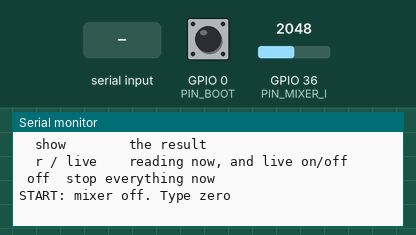
Simulated run of this program. Board: ESP32. Shown: the last lines printed to the serial monitor. Wiring (inferred from the names in the program): PCF8575 port expander at I2C address 0x20. The inputs (shaded band) are chosen by the test bench; at power-on: GPIO 0 (PIN_BOOT) HIGH, GPIO 36 (PIN_MIXER_I) = 2048 (analog values on the 0–4095 scale).

Above: at 1.5 s.
1.6 s: GPIO 0 (PIN_BOOT) pulled LOW for 0.15 s
At 2.9 s:
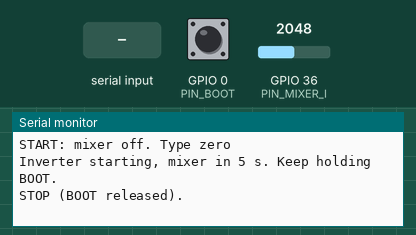
3.2 s: "r 1\n" received over Serial
At 4.1 s:
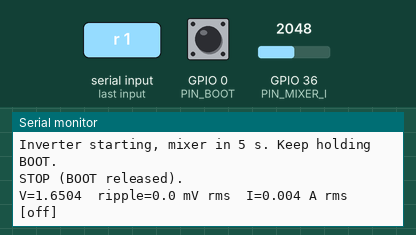
5.1 s: "live 1\n" received over Serial
At 5.36 s:
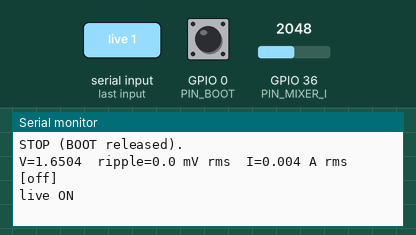
6.6 s: GPIO 0 (PIN_BOOT) pulled LOW for 1 s
At 7.3 s:
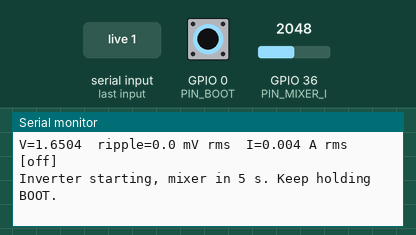
9.1 s: "live 150\n" received over Serial
At 10.3 s:
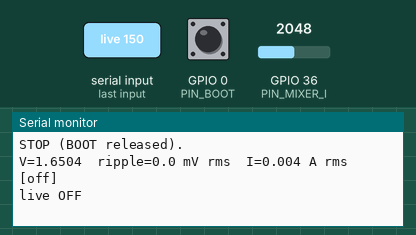
10.6 s: "show 1\n" received over Serial
At 11.9 s:
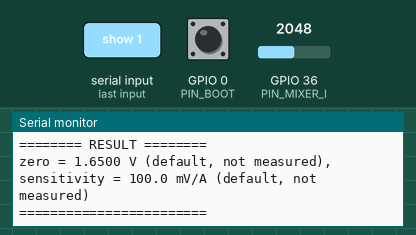

Measured:
- after the input at 1.6 s, the serial monitor: prints a new line at once (image 1)
- after the input at 3.2 s, the serial monitor: prints a new line after 0.40 s (image 2)
- after the input at 5.1 s, the serial monitor: prints a new line at once (image 3)
- after the input at 6.6 s, the serial monitor: prints a new line at once (image 4)
- after the input at 9.1 s, the serial monitor: prints a new line at once (image 5)
- after the input at 10.6 s, the serial monitor: prints a new line at once (image 6)

The program:

main.cpp
```cpp
/* =============================================================================
 *  SMART IRRIGATION -- CALIBRATION TOOL -- ACS712 MIXER CURRENT (ESP32 #2)
 * -----------------------------------------------------------------------------
 *  The mixer is an AC motor, so the firmware works out an RMS current: (volts - zero) / sensitivity, over a
 *  whole mains cycle. This does the same. The old version averaged the AC signal, which lands on the zero
 *  point whatever the current is, so its `sens` could not work on this motor.
 *
 *  HOW TO USE (ADC on GPIO36)
 *    1. Mixer OFF:  zero        measures the zero point. Refused if the motor seems to be running.
 *    2. Hold BOOT:  the mixer runs after the inverter's 5 s warmup. Read its current on a clamp meter.
 *    3. Still holding:  sens <A>   works out the sensitivity. Release BOOT.
 *    4. show        prints the lines for CalStore and ESP2.
 *    Also: r, live, off (stop now), h.
 *
 *  SAFETY: the mixer runs only while BOOT is held, up to 60 s. Releasing it or `off` stops everything.
 *  P4 is never driven. ESP2's PCF8575 is on the rail ESP1 switches with GPIO4: if it is not found the mixer
 *  cannot run, but `zero` still works.
 * ========================================================================== */
#include <Arduino.h>
#include <Wire.h>

const int PIN_MIXER_I = 36;            // ESP2's PIN_MIXER_I (ADC1, input only)
const int I2C_SDA = 21, I2C_SCL = 22;
const uint8_t PCF_ADDR = 0x20;
#define B_INVERTER (1u << 5)
#define B_MIXER    (1u << 8)
#define B_MASTER   (1u << 15)
#define PIN_BOOT 0
const unsigned long BTN_DEBOUNCE_MS = 25, WARMUP_MS = 5000, CAP_MS = 60000, LIVE_MS = 1000;

const int RMS_SAMPLES = 200;           // 1 ms apart: 10 cycles at 50 Hz, 12 at 60 Hz
const float ZERO_MAX_RMS_A = 0.3f;     // ESP2's MIXER_MIN_CURRENT_A: above this the motor is really drawing
const float SENS_MIN_VRMS = 0.005f;    // below this the signal is lost in the noise

float zeroV = 1.65f;                   // ESP1's calAcs712Zero default
float sensVperA = 0.100f;              // ESP2's ACS712_SENS_V_PER_A default
bool zeroDone = false, sensDone = false;

enum Phase { IDLE, WARMUP, RUNNING };
Phase phase = IDLE;
unsigned long phaseMs = 0, btnChangeMs = 0, lastLiveMs = 0;
bool btnRaw = false, btnStable = false, capLatched = false, stopFailed = false, liveOn = false;
String line;

bool pcfWrite(uint16_t onBits) {
  uint16_t bank = 0xFFFF & ~onBits;
  for (uint8_t i = 0; i < 3; i++) {
    Wire.beginTransmission(PCF_ADDR);
    Wire.write(bank & 0xFF);
    Wire.write((bank >> 8) & 0xFF);
    if (Wire.endTransmission() == 0) return true;
  }
  return false;
}
void safeAll() {
  stopFailed = !pcfWrite(0);
  if (stopFailed) Serial.println("!!! COULD NOT REACH THE PCF8575: outputs may still be ON. Retrying.");
}

struct Reading { float meanV, vRms; };   // vRms is around the mean: the AC part alone

Reading sampleAc() {
  double sum = 0, sq = 0;
  static float v[RMS_SAMPLES];
  for (int i = 0; i < RMS_SAMPLES; i++) {
    unsigned long t = micros();
    v[i] = (analogRead(PIN_MIXER_I) / 4095.0f) * 3.3f;   // same scaling as the firmware
    sum += v[i];
    while (micros() - t < 1000) { }
  }
  float mean = sum / RMS_SAMPLES;
  for (int i = 0; i < RMS_SAMPLES; i++) { double d = v[i] - mean; sq += d * d; }
  return Reading{ mean, (float)sqrt(sq / RMS_SAMPLES) };
}

// The firmware's RMS about the stored zero, so what prints here is what ESP2 will report.
float firmwareAmps() {
  double sq = 0;
  for (int i = 0; i < RMS_SAMPLES; i++) {
    unsigned long t = micros();
    float v = (analogRead(PIN_MIXER_I) / 4095.0f) * 3.3f;
    float a = (v - zeroV) / sensVperA;
    sq += a * a;
    while (micros() - t < 1000) { }
  }
  return sqrt(sq / RMS_SAMPLES);
}

void printHelp() {
  Serial.println("Commands:");
  Serial.println("  zero        mixer OFF: measure the zero point");
  Serial.println("  <hold BOOT> run the mixer (5 s inverter warmup first)");
  Serial.println("  sens <A>    while it runs: current from a clamp meter");
  Serial.println("  show        the result");
  Serial.println("  r / live    reading now, and live on/off      off  stop everything now");
}

void printRaw() {
  Reading r = sampleAc();
  Serial.printf("V=%.4f  ripple=%.1f mV rms  I=%.3f A rms  [%s]\n", r.meanV, r.vRms * 1000.0f, firmwareAmps(),
                phase == RUNNING ? "MIXER ON" : phase == WARMUP ? "INVERTER WARMUP" : "off");
}

void printResult() {
  Serial.println("======== RESULT ========");
  Serial.printf("zero = %.4f V%s, sensitivity = %.1f mV/A%s\n", zeroV, zeroDone ? "" : " (default, not measured)",
                sensVperA * 1000.0f, sensDone ? "" : " (default, not measured)");
  if (zeroDone) {
    Serial.println("CalStore on ESP1 (flash Calibration/ESP1/CalStore, paste, flash the firmware back):");
    Serial.printf("  set acs %.4f\n", zeroV);
  }
  if (sensDone) {
    Serial.println("ESP2/src/main.cpp, then reflash ESP2:");
    Serial.printf("  const float ACS712_SENS_V_PER_A = %.4ff;\n", sensVperA);
  }
  Serial.println("========================");
}

void stopMixer(const char *why) {
  safeAll();
  phase = IDLE;
  Serial.printf("STOP (%s).\n", why);
}

void handleLine(const String &in) {
  String s = in; s.trim();
  int sp = s.indexOf(' ');
  String cmd = (sp < 0) ? s : s.substring(0, sp);
  String arg = (sp < 0) ? "" : s.substring(sp + 1);
  arg.trim();
  cmd.toLowerCase();

  if (cmd == "h" || cmd == "help") { printHelp(); return; }
  if (cmd == "r")    { printRaw(); return; }
  if (cmd == "live") { liveOn = !liveOn; Serial.println(liveOn ? "live ON" : "live OFF"); return; }
  if (cmd == "show") { printResult(); return; }
  if (cmd == "off")  { stopMixer("off"); capLatched = true; return; }
  if (cmd == "zero") {
    if (phase != IDLE) { Serial.println("REFUSED: release BOOT first. The zero is measured with the mixer off."); return; }
    Reading r = sampleAc();
    if (r.vRms / sensVperA > ZERO_MAX_RMS_A) {
      Serial.printf("REFUSED: it shows about %.2f A of AC. Stop the mixer first.\n", r.vRms / sensVperA);
      return;
    }
    if (r.meanV < 0.05f || r.meanV > 3.25f) { Serial.printf("REFUSED: %.3f V is at the rail. Check the sensor's wiring and divider.\n", r.meanV); return; }
    zeroV = r.meanV; zeroDone = true;
    Serial.printf("Zero = %.4f V\n", zeroV);
    Serial.println("NEXT: hold BOOT to run the mixer, read it on a clamp meter, and type sens <A> while holding.");
    return;
  }
  if (cmd == "sens") {
    float amps = arg.toFloat();
    if (!(amps > 0.05f)) { Serial.println("usage: sens <amps from your clamp meter>, with the mixer running"); return; }
    if (phase != RUNNING) { Serial.println("REFUSED: the mixer is not running. Hold BOOT and wait for it to start."); return; }
    Reading r = sampleAc();
    if (r.vRms < SENS_MIN_VRMS) { Serial.printf("REFUSED: only %.1f mV of AC signal. Check the sensor and that the motor is really running.\n", r.vRms * 1000.0f); return; }
    sensVperA = r.vRms / amps; sensDone = true;
    Serial.printf("Sensitivity = %.1f mV/A at the ADC (a 20 A module is 100 before any divider, a 30 A 66)\n", sensVperA * 1000.0f);
    Serial.println("NEXT: release BOOT and type show");
    return;
  }
  Serial.println("Unknown command: type h");
}

void setup() {
  Serial.begin(115200);
  analogReadResolution(12);
  Wire.begin(I2C_SDA, I2C_SCL);
  Wire.setTimeOut(50);
  pinMode(PIN_BOOT, INPUT_PULLUP);
  delay(300);
  safeAll();
  Serial.println("\n=== ACS712 MIXER CURRENT CALIBRATION (ESP32 #2) ===");
  Wire.beginTransmission(PCF_ADDR);
  if (Wire.endTransmission() != 0) Serial.println("PCF8575 not found: the mixer cannot run from here (ESP1's GPIO4 switches its rail). zero still works.");
  printHelp();
  Serial.println("START: mixer off. Type zero");
}

void loop() {
  while (Serial.available()) {
    char c = (char)Serial.read();
    if (c == '\n' || c == '\r') { if (line.length()) { handleLine(line); line = ""; } }
    else if (line.length() < 64) line += c;
  }
  static unsigned long lastRetryMs = 0;
  if (stopFailed && millis() - lastRetryMs >= 200) { lastRetryMs = millis(); safeAll(); }

  bool pressed = (digitalRead(PIN_BOOT) == LOW);
  if (pressed != btnRaw) { btnRaw = pressed; btnChangeMs = millis(); }
  if (pressed != btnStable && millis() - btnChangeMs > BTN_DEBOUNCE_MS) {
    btnStable = pressed;
    if (btnStable) {
      if (capLatched) Serial.println("Release BOOT, then press again.");
      else if (phase == IDLE) {
        if (pcfWrite(B_MASTER | B_INVERTER)) { phase = WARMUP; phaseMs = millis(); Serial.println("Inverter starting, mixer in 5 s. Keep holding BOOT."); }
        else Serial.println("FAILED: no PCF8575. ESP1's GPIO4 switches its rail: is it on?");
      }
    } else {
      if (phase != IDLE) stopMixer("BOOT released");
      capLatched = false;
    }
  }
  if (phase == WARMUP && millis() - phaseMs >= WARMUP_MS) {
    if (pcfWrite(B_MASTER | B_INVERTER | B_MIXER)) { phase = RUNNING; phaseMs = millis(); Serial.println("Mixer ON."); }
    else { stopMixer("no PCF8575"); capLatched = true; }
  }
  if (phase == RUNNING && millis() - phaseMs >= CAP_MS) { stopMixer("60 s limit"); capLatched = true; }

  if (liveOn && millis() - lastLiveMs >= LIVE_MS) { lastLiveMs = millis(); printRaw(); }
}
```
